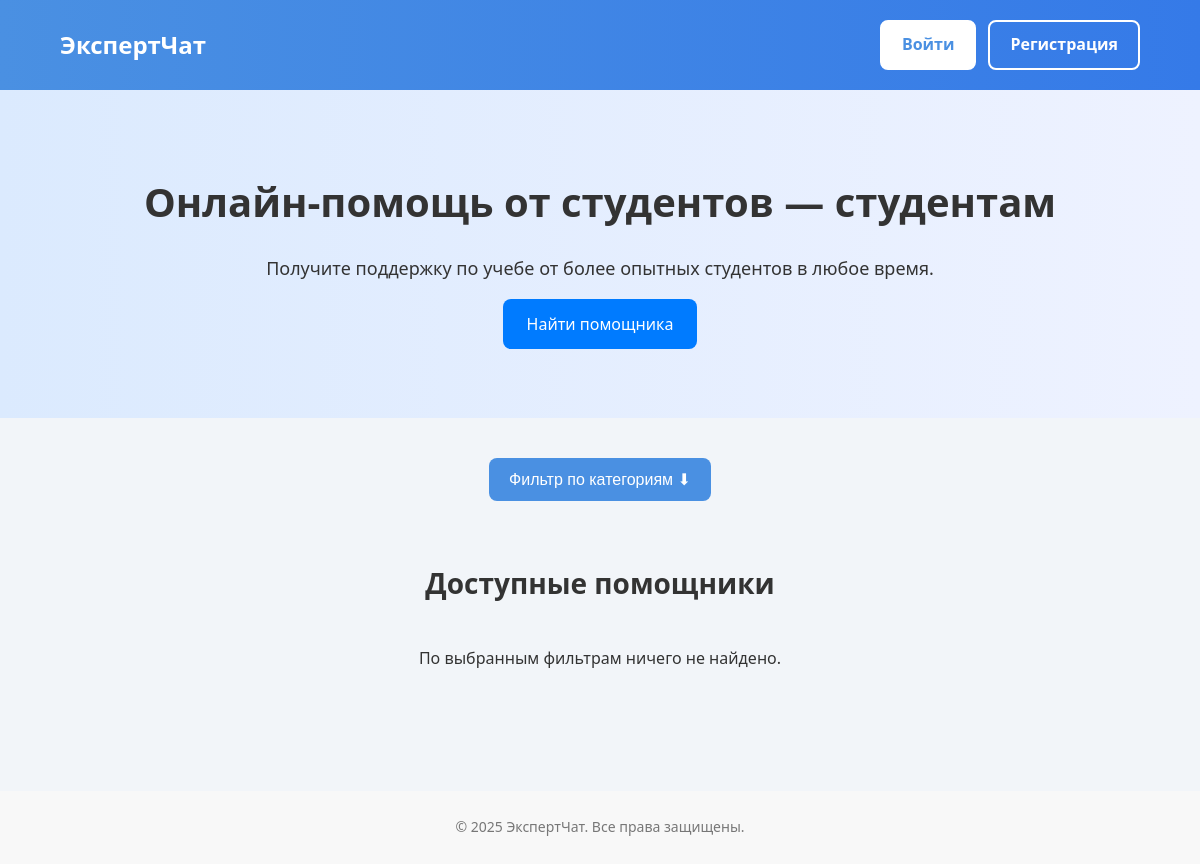
Page /categories/ on the earlier database version.
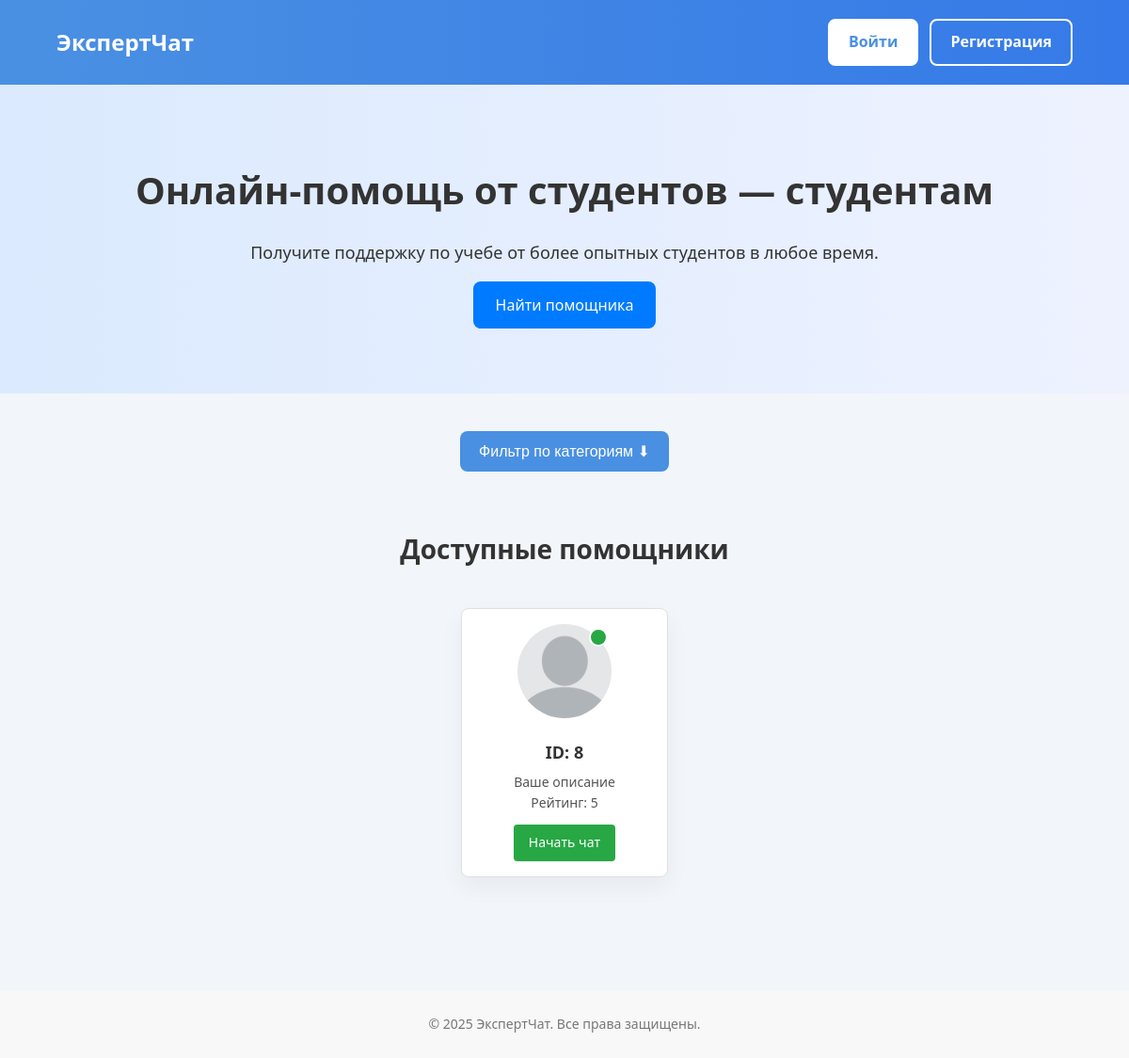
Same page on the later database version.
### categories/models.py (models this page shows, shortened)
class AdditionalInfo(models.Model):
    id = models.AutoField(primary_key=True)
    user_id = models.IntegerField(default = 0)
    description = models.TextField(max_length=65535, blank=True, null=True, verbose_name="Description", default="Ваше описание")
    rate = models.FloatField(blank=True, null=True, verbose_name="Rating", default = 5.0)
    university = models.CharField(max_length=65535, blank=True, null=True, verbose_name="Название университета", default = "")
    course = models.IntegerField(blank=True, null=True, verbose_name="Course", default=1)
    rank = models.IntegerField(blank=True, null=True, verbose_name="Rank", default=1)
    is_mentor = models.BooleanField(default = False)
    phone = models.CharField(max_length = 20, default = "+7 (XXX) XXX-XX-XX")
    balance = models.PositiveIntegerField(
        default = 0,
        verbose_name='Balance'
    )
    photo = models.ImageField(
        upload_to='media',
        blank=True,
        null=True,
        verbose_name='Profile Photo'
    )
    is_online = models.BooleanField(
        default=False,
        verbose_name='Online Status'
    )
    categories = models.ManyToManyField(
        'categories.Category',
        blank=True,
        verbose_name="Categories"
    )
    class Meta:
        verbose_name = "Additional info"
        verbose_name_plural = "Additional info"

### categories/views.py (the view)
# urls.py: path('', views.categories, name='categories'),
def categories(request):
    all_categories = Category.objects.all()
    selected_cats = request.GET.getlist('categories')
    helpers = AdditionalInfo.objects.filter(is_online=True)
    if selected_cats:
        helpers = helpers.filter(categories__id__in=selected_cats).distinct()
    helpers = helpers.order_by('-rate')
    user_data = [None]
    if request.user.is_authenticated:
        user_data = AdditionalInfo.objects.get_or_create(user_id = request.user.id)
    return render(request, 'categories/categories.html', {
        'helpers': helpers,
        'all_categories': all_categories,
        'selected_cats': list(map(int, selected_cats)) if selected_cats else [],
        'user_data' : user_data[0]
    })

### categories/templates/categories/categories.html (shortened to what this page needs)
{% load static %}
<!DOCTYPE html>
<html lang="ru">
<head>
  <link rel="stylesheet" href="https://cdnjs.cloudflare.com/ajax/libs/font-awesome/6.4.0/css/all.min.css">
  <link rel="stylesheet" href="{% static 'categories/css/categories.css' %}">
</head>
<body>
  <header>
    <div class="container">
      <nav ><ul class="nav-menu"><a href="{% url 'categories'%}" style="color: white"><h2>ЭкспертЧат</h2></a></ul></nav>
      {% if user.is_authenticated %}
        <nav>
          <ul class="nav-menu">
              {%if user_data.is_mentor%}
              {%if user_data.is_online%}
              <li><a href="{% url 'become_helper' %}">Завершить трансляцию</a></li>
              {%else%}
              <li><a href="{% url 'become_helper' %}">Начать трансляцию</a></li>
              {%endif%}
              {%else%}
              <li><a href="{% url 'become_helper' %}">Стать помощником</a></li>
              {%endif%}
              <li><a href="#">Как это работает</a></li>
              <li><a href="#">Отзывы</a></li>
              <li><a href="#">Контакты</a></li>
              <li>
                <a href="{% url 'store:store' %}">
                  Магазин
                </a>
              </li>
            </ul>
          </nav>
        <div class="user-controls">
          <a href="{% url 'profile'%}" class="user-icon">
            <img id="photo-preview" src="{% if user_data.photo %}{{ user_data.photo.url }}{% else %}{% static 'categories/img/default-avatar.png' %}{% endif %}"
                 alt="Фото профиля" class="profile-photo-preview">
          </a>
          <form action="{% url 'logout' %}" method="post" class="logout-form">
            {% csrf_token %}
            <button type="submit" class="logout-btn">
              <i class="fas fa-sign-out-alt"></i>
              <span>Выйти</span>
            </button>
          </form>
        </div>
      {% else %}
        <div class="auth-buttons">
          <a href="{% url 'login' %}" class="auth-btn">Войти</a>
          <a href="{% url 'auth' %}" class="auth-btn outlined">Регистрация</a>
        </div>
      {% endif %}
    </div>
  </header>
  <section class="hero">
    <div class="container">
      <h1>Онлайн-помощь от студентов — студентам</h1>
      <p>Получите поддержку по учебе от более опытных студентов в любое время.</p>
      <a href="#" class="btn-primary">Найти помощника</a>
    </div>
  </section>
  <form method="get" class="category-filter-wrapper">
    <div class="dropdown-filter">
      <button type="button" class="dropdown-btn" onclick="toggleDropdown()">Фильтр по категориям ⬇</button>
    </div>
    <section class="experts">
      <div class="container">
        <h2>Доступные помощники</h2>
        <div class="expert-list">
          {% for helper in helpers %}
            <div class="expert-card">
              <div class="photo-wrapper">
                <img src="{% if helper.photo %}{{ helper.photo.url }}{% else %}{% static 'categories/img/default-avatar.png' %}{% endif %}"
                     alt="Фото помощника">
                {% if helper.is_online %}
                  <span class="online-dot"></span>
                {% endif %}
              </div>
              <h3>ID: {{ helper.user_id }}</h3>
              <p>{{ helper.description }}</p>
              <p>Рейтинг: {{ helper.rate }}</p>
              <a href="{% url 'chat_view' helper.id %}" class="btn-start-chat">Начать чат</a>
            </div>
          {% empty %}
            <p>По выбранным фильтрам ничего не найдено.</p>
          {% endfor %}
        </div>
      </div>
    </section>
  </form>
  <footer>
    <div class="container">
      <p>&copy; 2025 ЭкспертЧат. Все права защищены.</p>
    </div>
  </footer>
</body>
</html>

### categories/static/categories/css/categories.css (style rules this page uses)
* { box-sizing: border-box; margin: 0; padding: 0; }
body { font-family: 'Segoe UI', sans-serif; line-height: 1.6; background-color: #f2f5f9; color: #333; }
.container { width: 90%; max-width: 1200px; margin: 0 auto; }
header { background: linear-gradient(to right, #4a90e2, #357ae8); color: white; padding: 20px 0; box-shadow: 0 4px 12px rgba(0, 0, 0, 0.1); }
.nav-menu { list-style: none; display: flex; gap: 25px; margin-top: 10px; }
.hero { background: linear-gradient(to right, #dbeafe, #eef2ff); padding: 80px 0; text-align: center; }
.hero h1 { font-size: 40px; font-weight: 700; margin-bottom: 20px; }
.hero p { font-size: 18px; margin-bottom: 30px; }
.btn-primary { text-decoration: none; color: white; background-color: #007bff; padding: 14px 24px; border-radius: 8px; font-size: 16px; transition: background-color 0.3s; }
.category-filter-wrapper { text-align: center; margin: 40px 0; }
.dropdown-filter { position: relative; display: inline-block; }
.dropdown-btn { background-color: #4a90e2; color: white; padding: 12px 20px; border: none; border-radius: 8px; font-size: 16px; cursor: pointer; transition: background 0.3s; }
.experts { padding: 60px 0; }
.experts h2 { text-align: center; font-size: 28px; font-weight: 600; margin-bottom: 40px; }
.expert-list { display: flex; gap: 30px; justify-content: center; flex-wrap: wrap; }
.expert-card { background-color: white; padding: 20px; width: 220px; border-radius: 16px; box-shadow: 0 10px 24px rgba(0, 0, 0, 0.05); transition: transform 0.3s, box-shadow 0.3s; text-align: center; }
.expert-card img { width: 100%; border-radius: 50%; margin-bottom: 15px; object-fit: cover; height: 180px; }
.expert-card h3 { margin: 10px 0 6px; font-size: 18px; font-weight: 600; }
.expert-card p { font-size: 14px; color: #555; }
footer { background-color: #f8f8f8; text-align: center; padding: 25px 0; margin-top: 60px; font-size: 14px; color: #777; }
.auth-buttons { margin-left: auto; display: flex; align-items: center; gap: 12px; }
.auth-btn { padding: 10px 20px; background-color: #ffffff; color: #4a90e2; border-radius: 8px; font-weight: 600; text-decoration: none; border: 2px solid #ffffff; transition: all 0.3s ease; }
.auth-btn.outlined { background-color: transparent; border: 2px solid white; color: white; }

### categories/templates/categories/categories.html (style rules this page uses)
header .container { position: relative; display: flex; justify-content: space-between; align-items: center; }
.nav-menu { display: flex; gap: 20px; }
.expert-card { position: relative; padding: 16px; border: 1px solid #e0e0e0; border-radius: 8px; background: #fff; display: flex; flex-direction: column; align-items: center; text-align: center; }
.expert-card .photo-wrapper { position: relative; width: 100px; height: 100px; margin-bottom: 12px; }
.expert-card .photo-wrapper img { width: 100%; height: 100%; object-fit: cover; border-radius: 50%; }
.expert-card .online-dot { position: absolute; top: 4px; right: 4px; width: 20px; height: 20px; background-color: #28a745; border: 2px solid #fff; border-radius: 50%; }
.btn-start-chat { margin-top: 12px; padding: 8px 16px; background-color: #28a745; color: #fff; border: none; border-radius: 4px; cursor: pointer; font-size: 14px; text-decoration: none; }
.nav-menu { display: flex; list-style: none; margin: 0; padding: 0; gap: 20px; }
.nav-menu a { text-decoration: none; color: #333; font-weight: 500; }

Differences in the rows shown:
added AdditionalInfo: is_online True (drawn), user_id "8", description "Ваше описание", rate "5"
Other differences:
text no longer shown: "По выбранным фильтрам ничего не найдено."
